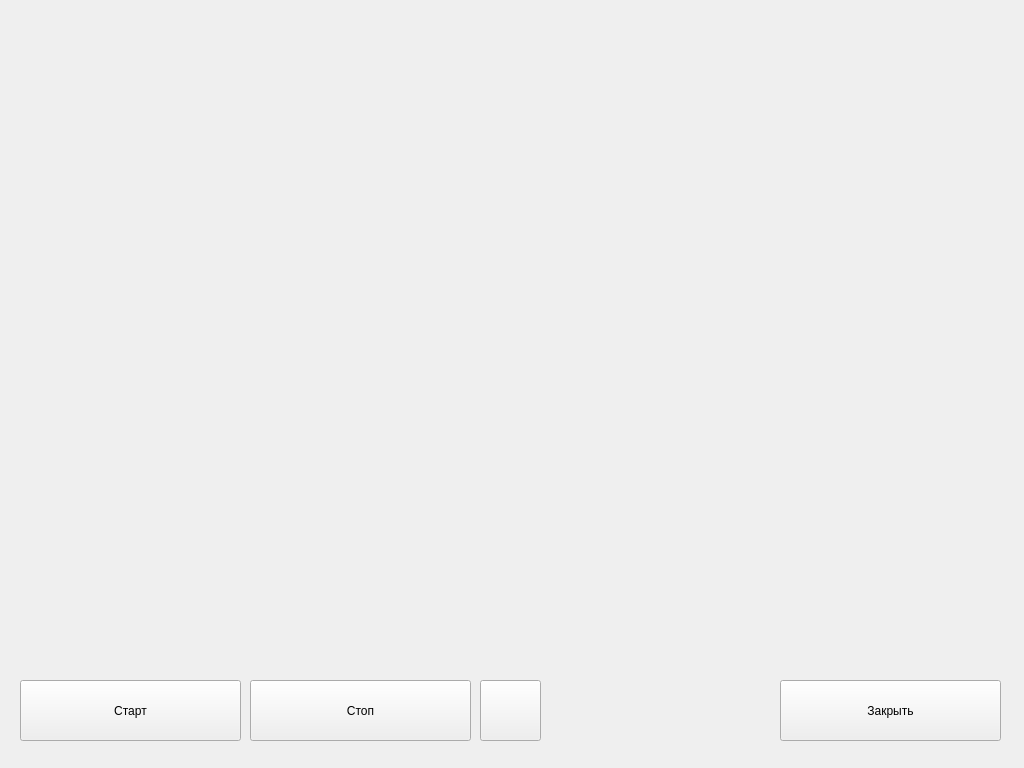
<?xml version="1.0" encoding="UTF-8"?>
<ui version="4.0">
 <class>Game3</class>
 <widget class="QMainWindow" name="Game3">
  <property name="windowModality">
   <enum>Qt::ApplicationModal</enum>
  </property>
  <property name="geometry">
   <rect>
    <x>0</x>
    <y>0</y>
    <width>1024</width>
    <height>768</height>
   </rect>
  </property>
  <property name="windowTitle">
   <string>Определение человеческого фактора</string>
  </property>
  <widget class="QWidget" name="centralwidget">
   <widget class="QPushButton" name="pushButtonClose">
    <property name="geometry">
     <rect>
      <x>780</x>
      <y>680</y>
      <width>221</width>
      <height>61</height>
     </rect>
    </property>
    <property name="text">
     <string>Закрыть</string>
    </property>
   </widget>
   <widget class="QPushButton" name="pushButtonStop">
    <property name="geometry">
     <rect>
      <x>250</x>
      <y>680</y>
      <width>221</width>
      <height>61</height>
     </rect>
    </property>
    <property name="text">
     <string>Стоп</string>
    </property>
   </widget>
   <widget class="QPushButton" name="pushButtonStart">
    <property name="geometry">
     <rect>
      <x>20</x>
      <y>680</y>
      <width>221</width>
      <height>61</height>
     </rect>
    </property>
    <property name="text">
     <string>Старт</string>
    </property>
   </widget>
   <widget class="QPushButton" name="pushButtonInfo">
    <property name="geometry">
     <rect>
      <x>480</x>
      <y>680</y>
      <width>61</width>
      <height>61</height>
     </rect>
    </property>
    <property name="text">
     <string/>
    </property>
    <property name="icon">
     <iconset resource="../../source.qrc">
      <normaloff>:/source/source/img/button/info.png</normaloff>:/source/source/img/button/info.png</iconset>
    </property>
    <property name="iconSize">
     <size>
      <width>40</width>
      <height>40</height>
     </size>
    </property>
   </widget>
  </widget>
 </widget>
 <resources>
  <include location="../../source.qrc"/>
 </resources>
 <connections/>
</ui>
